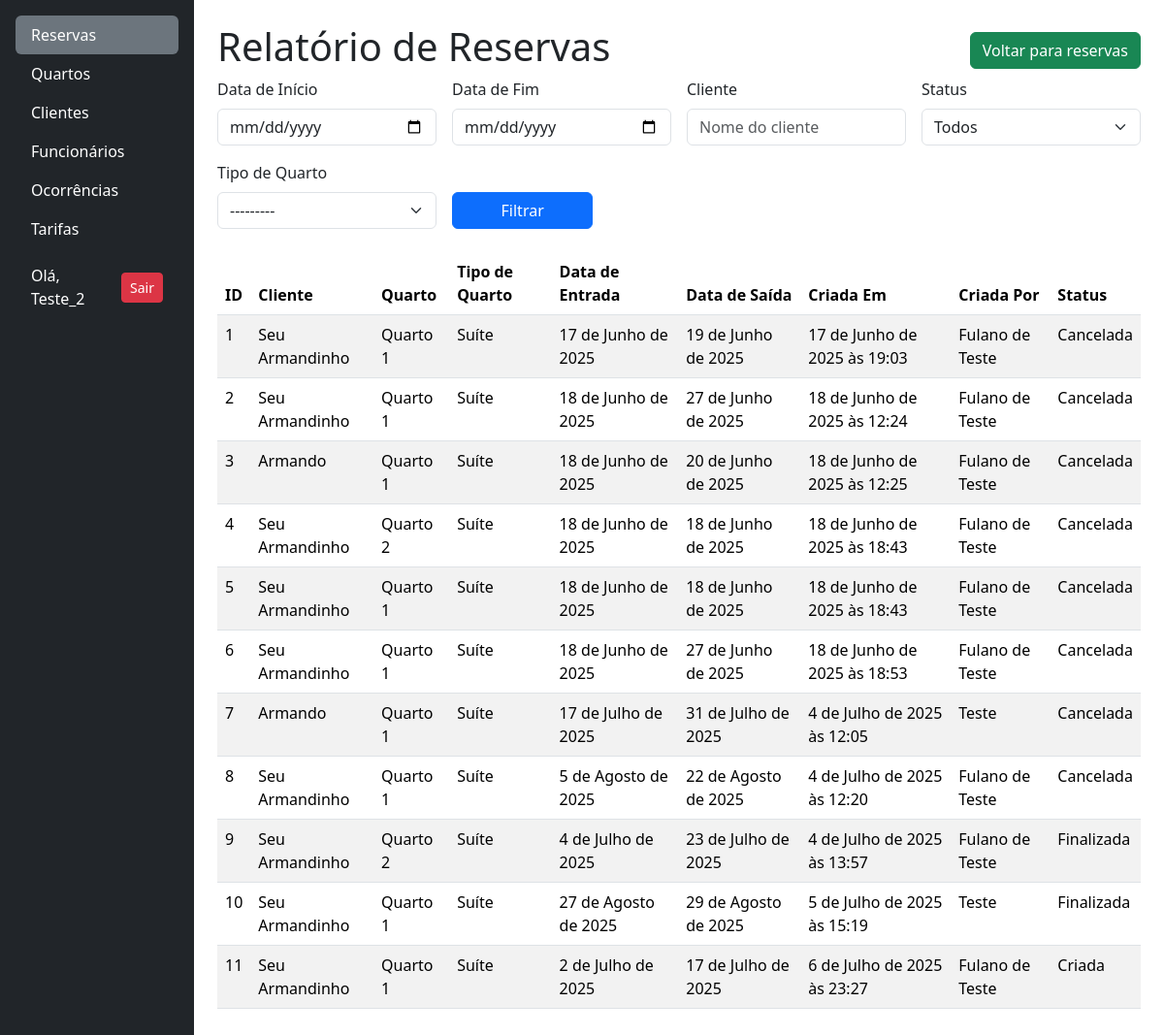
/relatorio/ (signed in), run on the app's committed database.
### reservas/models.py (models this page shows, shortened)
class Reserva(models.Model):
    data_entrada = models.DateField()
    data_saida = models.DateField()
    cliente = models.ForeignKey(Cliente, on_delete=models.RESTRICT)
    funcionario = models.ForeignKey(User, on_delete=models.RESTRICT)
    quarto = models.ForeignKey(Quarto, on_delete=models.RESTRICT)
    criada_em = models.DateTimeField(auto_now_add=True)
    status = models.CharField(
        max_length=20,
        choices=STATUS_RESERVA_CHOICES,
        default='criada',
    )

### clientes/models.py (models this page shows, shortened)
class Cliente(models.Model):
    nome = models.CharField(max_length=50, blank=False)
    email = models.EmailField(max_length=254, blank=False)
    telefone = models.CharField(max_length=11, blank=False)
    cpf = models.CharField(max_length=11, unique=True, blank=False)
    endereco = models.CharField(
        max_length=50, blank=False, verbose_name="Endereço")
    cep = models.CharField(max_length=8, blank=False)
    ativo = models.BooleanField(default=True)

### quartos/models.py (models this page shows, shortened)
class Quarto(models.Model):
    numero = models.IntegerField(
        unique=True,
        verbose_name="Número do Quarto"
    )
    andar = models.IntegerField(
        verbose_name="Andar do Quarto"
    )
    descricao = models.TextField(
        blank=True,
        null=True,
        verbose_name="Descrição do Quarto"
    )
    status = models.CharField(
        choices=QUARTO_STATUS_CHOICES,
        max_length=25,
        blank=False,
        verbose_name="Status Atual"
    )
    tipo = models.ForeignKey(
        TipoQuarto,
        on_delete=models.RESTRICT,
        verbose_name="Tipo de Quarto"
    )
    foto = StdImageField(
        upload_to='fotos/quartos',
        variations={'thumb': (150, 150), 'medium': (
            300, 300), 'large': (600, 400)},
        blank=True,
        null=True
    )
    def __str__(self):
        return f"Quarto {self.numero}"

class TipoQuarto(models.Model):
    nome = models.CharField(max_length=100, unique=True, blank=False)
    descricao = models.TextField(max_length=400, blank=True, null=True)
    capacidade = models.IntegerField(verbose_name="Capacidade", blank=False)
    def __str__(self):
        return f"{self.nome}"

### reservas/views.py (the view)
# urls.py: path('relatorio/', views.gerar_relatorio_reservas, name='relatorio_reservas'),
@login_required
def gerar_relatorio_reservas(request):
    form = RelatorioReservas(request.GET or None)
    reservas = Reserva.objects.select_related(
        'cliente', 'quarto', 'funcionario').all()
    if form.is_valid():
        data_inicio = form.cleaned_data.get('data_inicio')
        data_fim = form.cleaned_data.get('data_fim')
        cliente = form.cleaned_data.get('cliente')
        status = form.cleaned_data.get('status')
        quarto = form.cleaned_data.get('quarto')
        if data_inicio:
            reservas = reservas.filter(data_entrada__gte=data_inicio)
        if data_fim:
            reservas = reservas.filter(data_saida__lte=data_fim)
        if cliente:
            reservas = reservas.filter(cliente__nome__icontains=cliente)
        if status:
            reservas = reservas.filter(status=status)
        if quarto:
            reservas = reservas.filter(quarto__tipo__nome__icontains=quarto)
    else:
        messages.error(request, form.errors.as_text())
    for reserva in reservas:
        reserva.nome_status = STATUS_MAP.get(
            reserva.status, 'Desconhecido')
    context = {
        'form': form,
        'reservas': reservas,
    }
    return render(request, 'reservas/relatorio_reservas.html', context)

### reservas/forms.py
class RelatorioReservas(forms.Form):
    data_inicio = forms.DateField(
        required=False,
        label="Data de Início",
        widget=forms.DateInput(attrs={
            'type': 'date',
            'class': 'form-control'
        }),
        input_formats=['%Y-%m-%d']
    )
    data_fim = forms.DateField(
        required=False,
        label="Data de Fim",
        widget=forms.DateInput(attrs={
            'type': 'date',
            'class': 'form-control'
        }),
        input_formats=['%Y-%m-%d']
    )
    cliente = forms.CharField(
        required=False,
        label="Cliente",
        widget=forms.TextInput(attrs={
            'class': 'form-control',
            'placeholder': 'Nome do cliente'
        })
    )
    status = forms.ChoiceField(
        required=False,
        label="Status",
        choices=[('', 'Todos')] + STATUS_RESERVA_CHOICES,
        widget=forms.Select(attrs={'class': 'form-select'})
    )
    quarto = forms.ModelChoiceField(
        required=False,
        label="Tipo de Quarto",
        queryset=TipoQuarto.objects.all(),
        widget=forms.Select(attrs={
            'class': 'form-select'
        })
    )

### reservas/templates/reservas/relatorio_reservas.html
{% extends 'base.html' %}
{% block content %}
<div class="d-flex flex-wrap align-items-center gap-2 justify-content-between">
    <h1>Relatório de Reservas</h1>
    <a href="{% url 'reservas:reservas' %}" class="btn btn-success">Voltar para reservas</a>
</div>
<form method="get" action="" class="mb-4">
    <div class="row g-3">
        <div class="col-md-3">
            <label for="{{ form.data_inicio.id_for_label }}" class="form-label">{{ form.data_inicio.label }}</label>
            {{ form.data_inicio }}
        </div>
        <div class="col-md-3">
            <label for="{{ form.data_fim.id_for_label }}" class="form-label">{{ form.data_fim.label }}</label>
            {{ form.data_fim }}
        </div>
        <div class="col-md-3">
            <label for="{{ form.cliente.id_for_label }}" class="form-label">{{ form.cliente.label }}</label>
            {{ form.cliente }}
        </div>
        <div class="col-md-3">
            <label for="{{ form.status.id_for_label }}" class="form-label">{{ form.status.label }}</label>
            {{ form.status }}
        </div>
        <div class="col-md-3">
            <label for="{{ form.quarto.id_for_label }}" class="form-label">{{ form.quarto.label }}</label>
            {{ form.quarto }}
        </div>
        <div class="col-md-2">
            <label class="form-label d-block">&nbsp;</label>
            <button type="submit" class="btn btn-primary w-100">Filtrar</button>
        </div>
    </div>
</form>
<div class="table-responsive mt-4">
    <table class="table table-striped">
        <thead>
            <tr>
                <th>ID</th>
                <th>Cliente</th>
                <th>Quarto</th>
                <th>Tipo de Quarto</th>
                <th>Data de Entrada</th>
                <th>Data de Saída</th>
                <th>Criada Em</th>
                <th>Criada Por</th>
                <th>Status</th>
            </tr>
        </thead>
        <tbody>
            {% for reserva in reservas %}
            <tr>
                <td>{{ reserva.id }}</td>
                <td>{{ reserva.cliente.nome }}</td>
                <td>{{ reserva.quarto }}</td>
                <td>{{ reserva.quarto.tipo.nome }}</td>
                <td>{{ reserva.data_entrada }}</td>
                <td>{{ reserva.data_saida }}</td>
                <td>{{ reserva.criada_em }}</td>
                <td>{{ reserva.funcionario.first_name }}</td>
                <td>{{ reserva.nome_status }}</th>
            </tr>
            {% empty %}
            <tr>
                <td colspan="6" class="text-center">Nenhum registro de reserva encontrado.</td>
            </tr>
            {% endfor %}
        </tbody>
    </table>
</div>
{% endblock %}

### templates/partials/_menu_itens.html
<ul class="nav nav-pills flex-column mb-auto">
    <li>
        <a href="{% url 'reservas:reservas' %}"
           class="nav-link text-white {% if request.resolver_match.app_name == 'reservas' %}active bg-secondary{% endif %}">
            Reservas
        </a>
    </li>
    {% if user.is_staff %}
    <li>
        <a href="{% url 'quartos' %}"
           class="nav-link text-white {% if '/quartos/' in request.path %}active bg-secondary{% endif %}">
            Quartos
        </a>
    </li>
    {% endif %}
    <li>
        <a href="{% url 'clientes' %}"
           class="nav-link text-white {% if '/clientes/' in request.path %}active bg-secondary{% endif %}">
            Clientes
        </a>
    </li>
    {% if user.is_staff %}
    <li>
        <a href="{% url 'funcionarios' %}"
           class="nav-link text-white {% if '/funcionarios/' in request.path %}active bg-secondary{% endif %}">
            Funcionários
        </a>
    </li>
    {% endif %}
    <li>
        <a href="{% url 'lista_ocorrencias' %}" class="nav-link text-white {% if '/ocorrencias/' in request.path %}active bg-secondary{% endif %}">
            Ocorrências
        </a>
    </li>
    {% if user.is_staff %}
    <li>
        {% if request.user.is_staff %}
        <a href="{% url 'lista_tarifas' %}" class="nav-link text-white {% if '/tarifas/' in request.path %}active bg-secondary{% endif %}">
            Tarifas
        </a>
        {% endif %}
    </li>
    {% endif %}
     {% if user.is_authenticated %}
        <li class="mt-3">
            <div class="d-flex align-items-center gap-2 px-3 text-white">
                <span>Olá, {{ user.username }}</span>
                <a href="{% url 'logout' %}" class="btn btn-danger btn-sm ms-auto">Sair</a>
                </div>
        </li>
    {% endif %}
</ul>

### templates/base.html (style rules this page uses)
html, body { height: 100%; margin: 0; }

### data on the page
Reserva: id "1", cliente.nome "Seu Armandinho", quarto "Quarto 1", quarto.tipo.nome "Suíte", data_entrada "17 de Junho de 2025", data_saida "19 de Junho de 2025", criada_em "17 de Junho de 2025 às 19:03", funcionario.first_name "Fulano de Teste", nome_status "Cancelada"
Reserva: id "2", cliente.nome "Seu Armandinho", quarto "Quarto 1", quarto.tipo.nome "Suíte", data_entrada "18 de Junho de 2025", data_saida "27 de Junho de 2025", criada_em "18 de Junho de 2025 às 12:24", funcionario.first_name "Fulano de Teste", nome_status "Cancelada"
Reserva: id "3", cliente.nome "Armando", quarto "Quarto 1", quarto.tipo.nome "Suíte", data_entrada "18 de Junho de 2025", data_saida "20 de Junho de 2025", criada_em "18 de Junho de 2025 às 12:25", funcionario.first_name "Fulano de Teste", nome_status "Cancelada"
Reserva: id "4", cliente.nome "Seu Armandinho", quarto "Quarto 2", quarto.tipo.nome "Suíte", data_entrada "18 de Junho de 2025", data_saida "18 de Junho de 2025", criada_em "18 de Junho de 2025 às 18:43", funcionario.first_name "Fulano de Teste", nome_status "Cancelada"
Reserva: id "5", cliente.nome "Seu Armandinho", quarto "Quarto 1", quarto.tipo.nome "Suíte", data_entrada "18 de Junho de 2025", data_saida "18 de Junho de 2025", criada_em "18 de Junho de 2025 às 18:43", funcionario.first_name "Fulano de Teste", nome_status "Cancelada"
Reserva: id "6", cliente.nome "Seu Armandinho", quarto "Quarto 1", quarto.tipo.nome "Suíte", data_entrada "18 de Junho de 2025", data_saida "27 de Junho de 2025", criada_em "18 de Junho de 2025 às 18:53", funcionario.first_name "Fulano de Teste", nome_status "Cancelada"
Reserva: id "7", cliente.nome "Armando", quarto "Quarto 1", quarto.tipo.nome "Suíte", data_entrada "17 de Julho de 2025", data_saida "31 de Julho de 2025", criada_em "4 de Julho de 2025 às 12:05", funcionario.first_name "Teste", nome_status "Cancelada"
Reserva: id "8", cliente.nome "Seu Armandinho", quarto "Quarto 1", quarto.tipo.nome "Suíte", data_entrada "5 de Agosto de 2025", data_saida "22 de Agosto de 2025", criada_em "4 de Julho de 2025 às 12:20", funcionario.first_name "Fulano de Teste", nome_status "Cancelada"
Reserva: id "9", cliente.nome "Seu Armandinho", quarto "Quarto 2", quarto.tipo.nome "Suíte", data_entrada "4 de Julho de 2025", data_saida "23 de Julho de 2025", criada_em "4 de Julho de 2025 às 13:57", funcionario.first_name "Fulano de Teste", nome_status "Finalizada"
Reserva: id "10", cliente.nome "Seu Armandinho", quarto "Quarto 1", quarto.tipo.nome "Suíte", data_entrada "27 de Agosto de 2025", data_saida "29 de Agosto de 2025", criada_em "5 de Julho de 2025 às 15:19", funcionario.first_name "Teste", nome_status "Finalizada"
Reserva: id "11", cliente.nome "Seu Armandinho", quarto "Quarto 1", quarto.tipo.nome "Suíte", data_entrada "2 de Julho de 2025", data_saida "17 de Julho de 2025", criada_em "6 de Julho de 2025 às 23:27", funcionario.first_name "Fulano de Teste", nome_status "Criada"

### other printed values
{{ user.username }} "Teste_2"
